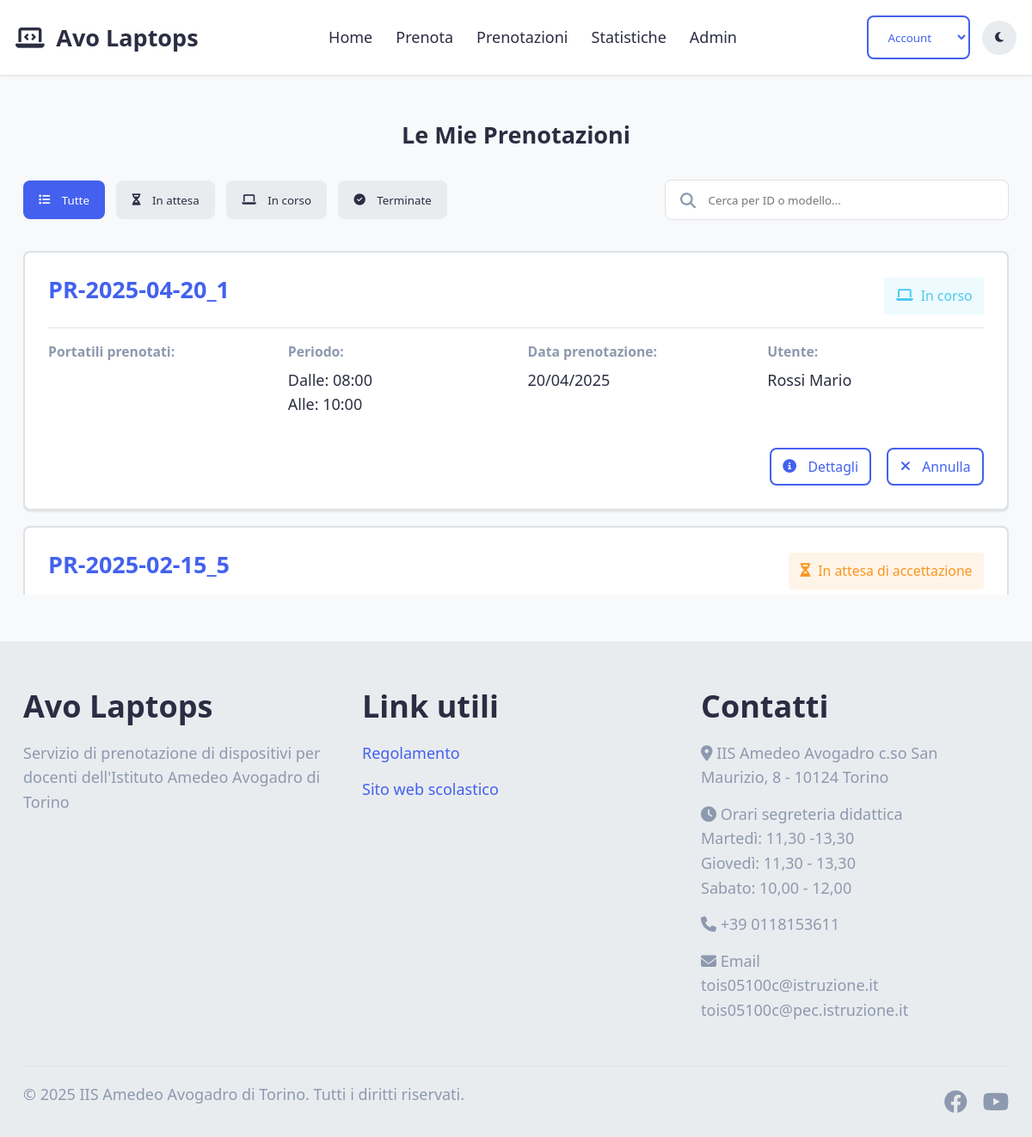
Page /php/reservation/prenotazioni.php (signed in) on the earlier database version.
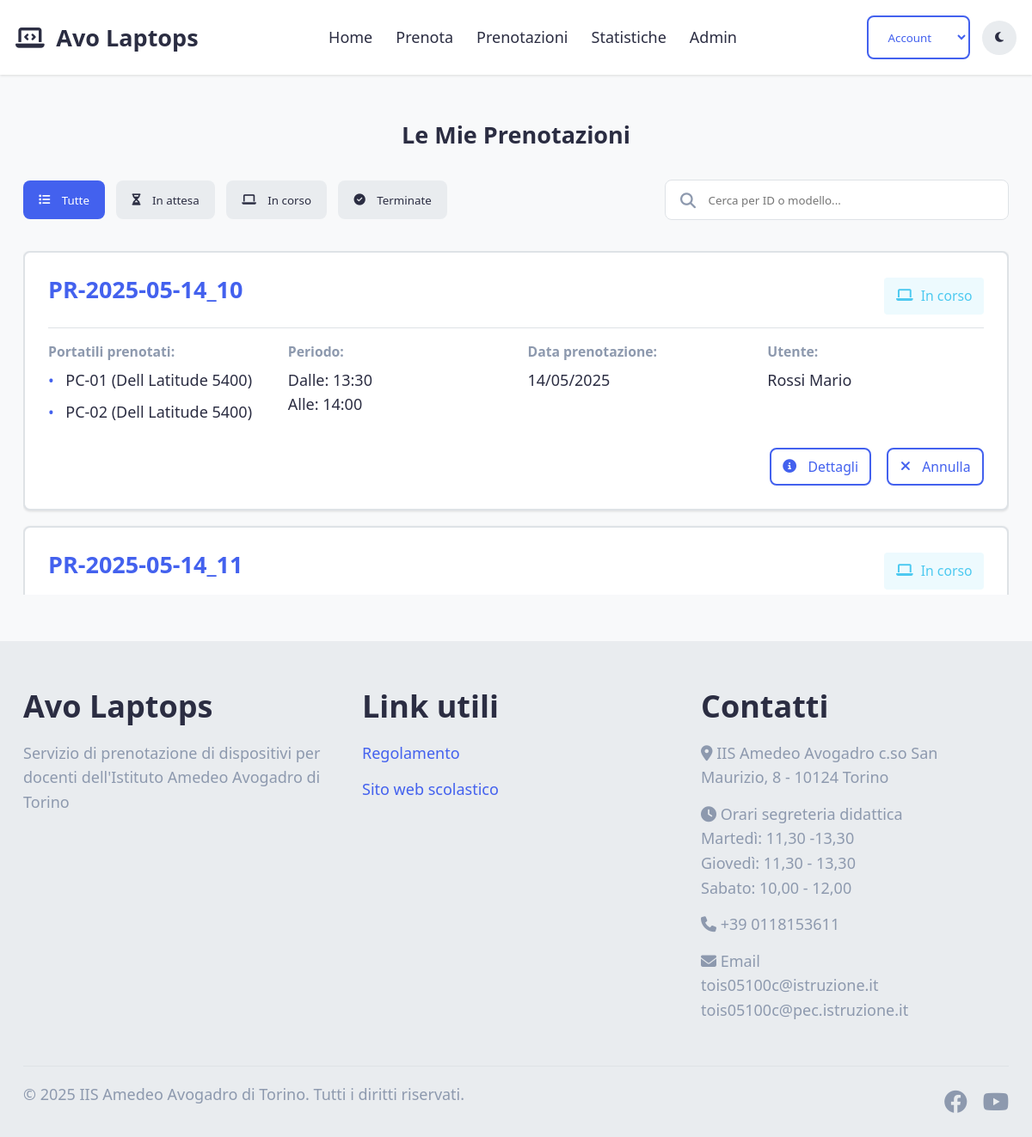
Same page on the later database version.
### tables this page shows
CREATE TABLE `reservations` (
  `res_id` int(11) NOT NULL,
  `res_start_time` time DEFAULT NULL,
  `res_end_time` time DEFAULT NULL,
  `res_day` date DEFAULT NULL,
  `res_flag` tinyint(1) DEFAULT NULL,
  `res_user` int(11) DEFAULT NULL
);

CREATE TABLE `users` (
  `u_id` int(11) NOT NULL,
  `u_name` varchar(50) DEFAULT NULL,
  `u_surname` varchar(50) DEFAULT NULL,
  `u_email` varchar(64) DEFAULT NULL,
  `u_cf` varchar(16) DEFAULT NULL,
  `u_password` varchar(61) DEFAULT NULL,
  `u_role` int(11) DEFAULT NULL,
  `u_authorized` tinyint(1) DEFAULT NULL,
  `u_token` varchar(65) DEFAULT NULL
);

CREATE TABLE `laptops_reservations` (
  `lap_id` int(11) NOT NULL,
  `res_id` int(11) NOT NULL
);

CREATE TABLE `laptops` (
  `lap_id` int(11) NOT NULL,
  `lap_model` int(11) DEFAULT NULL,
  `lap_locker` int(11) DEFAULT NULL,
  `lap_name` varchar(40) DEFAULT NULL,
  `lap_status` int(11) DEFAULT NULL
);

CREATE TABLE `models` (
  `mod_id` int(11) NOT NULL,
  `mod_name` varchar(50) DEFAULT NULL,
  `mod_RAM` int(11) DEFAULT NULL,
  `mod_memory` int(11) DEFAULT NULL
);

### php/reservation/prenotazioni.php (the view, shortened to what the changed rows need)
<!DOCTYPE html>
<html lang="it" data-theme="light">
<head>
    <link rel="stylesheet" href="../../css/styles.css">
    <link rel="stylesheet" href="../../css/reservations.css">
    <link rel="stylesheet" href="../../css/responsive.css">
    <link rel="stylesheet" href="https://cdnjs.cloudflare.com/ajax/libs/font-awesome/6.4.0/css/all.min.css">
</head>
<body id="home">
    <?php
    $status = array(
        1 => 'pending',
        0 => 'active',
        -1 => 'completed'
    );
    $conn = connectToDatabase();
    $reservations_result = $conn->query("
    SELECT r.res_id, r.res_start_time, r.res_end_time, r.res_day, r.res_flag, u.u_name, u.u_surname
    FROM reservations r
    INNER JOIN users u ON u.u_id = r.res_user
    WHERE u.u_id = " . $_SESSION['id'] . "
    ORDER BY res_day DESC, res_start_time DESC
");
    $reservations = array();
    if ($reservations_result) {
        while ($reservation = $reservations_result->fetch_assoc()) {
            $res_id = $reservation['res_id'];
            $laptops_result = $conn->query("
            SELECT l_r.lap_id, m.mod_name, l.lap_name, loc.lock_class
            FROM laptops_reservations l_r
            INNER JOIN laptops l ON l.lap_id = l_r.lap_id
            INNER JOIN models m ON m.mod_id = l.lap_model
            INNER JOIN lockers loc ON l.lap_locker = loc.lock_id
            WHERE l_r.res_id = " . $res_id
            );
            $laptops = array();
            if ($laptops_result) {
                while ($laptop = $laptops_result->fetch_assoc()) {
                    $laptops[] = $laptop;
                }
            }
            $reservation['laptops'] = $laptops;
            $reservations[] = $reservation;
        }
    }
    ?>
    <main>
        <section id="prenotazioni" class="my-bookings-section">
            <div class="main-container">
                <h2 class="section-header">Le Mie Prenotazioni</h2>
                <div class="bookings-list">
                    <?php if (isset($reservations) && !empty($reservations)): ?>
                        <?php foreach ($reservations as $reservation): ?>
                            <div class="booking-card <?php echo $status[$reservation["res_flag"]] ?>"
                                data-booking-id="PR-2023-001">
                                <div class="booking-header">
                                    <h3 class="booking-id">
                                        <?php echo "PR-" . $reservation["res_day"] . "_" . $reservation["res_id"] ?>
                                    </h3>
                                    <?php if ($reservation["res_flag"] == 0): ?>
                                        <span class="booking-status pending">
                                            <i class="fas fa-hourglass-half"></i> In attesa di accettazione
                                        </span>
                                    <?php elseif ($reservation["res_flag"] == 1): ?>
                                        <span class="booking-status active">
                                            <i class="fas fa-laptop"></i> In corso
                                        </span>
                                    <?php else: ?>
                                        <span class="booking-status completed">
                                            <i class="fas fa-check-circle"></i> Terminata
                                        </span>
                                    <?php endif ?>
                                </div>
                                <div class="booking-details">
                                    <div class="detail-group">
                                        <h4 class="detail-label">Portatili prenotati:</h4>
                                        <ul class="laptops-list">
                                            <?php foreach ($reservation['laptops'] as $laptop): ?>
                                                <li><?php echo $laptop['lap_name'] . " (" . $laptop['mod_name'] . ")" ?></li>
                                            <?php endforeach; ?>
                                        </ul>
                                    </div>
                                    <div class="detail-group">
                                        <h4 class="detail-label">Periodo:</h4>
                                        <p><?php echo "Dalle: " . substr($reservation["res_start_time"], 0, -3) . "  <br>Alle: " . substr($reservation["res_end_time"], 0, -3); ?>
                                        </p>
                                    </div>
                                    <div class="detail-group">
                                        <h4 class="detail-label">Data prenotazione:</h4>
                                        <p><?php echo date("d/m/Y", strtotime($reservation["res_day"])); ?></p>
                                    </div>
                                    <div class="detail-group">
                                        <h4 class="detail-label">Utente:</h4>
                                        <p><?php echo $reservation["u_surname"] . " " . $reservation["u_name"] ?></p>
                                    </div>
                                </div>
                                <div class="booking-actions">
                                    <button class="btn btn-outline btn-small">
                                        <i class="fas fa-info-circle"></i> Dettagli
                                    </button>
                                    <button class="btn btn-outline btn-small cancel-booking">
                                        <i class="fas fa-times"></i> Annulla
                                    </button>
                                </div>
                            </div>
                        <?php endforeach ?>
                    <?php endif ?>
                </div>
            </div>
        </section>
    </main>
</body>
</html>

Differences in the rows shown:
no longer on this page (row unchanged): reservations: res_day "2025-04-20", res_id "1", res_flag 1 (drawn), res_start_time "08:00", res_end_time "10:00", res_day "20/04/2025", res_user.u_surname "Rossi", res_user.u_name "Mario"
no longer on this page (row unchanged): reservations: res_day "2025-02-15", res_id "5", res_flag 0 (drawn)
added reservations: res_day "2025-05-14", res_id "10", res_flag 1 (drawn), res_start_time "13:30", res_end_time "14:00", res_day "14/05/2025", res_user.u_surname "Rossi", res_user.u_name "Mario"
added laptops_reservations: lap.lap_name "PC-01", models.mod_name "Dell Latitude 5400"
added laptops_reservations: lap.lap_name "PC-02", models.mod_name "Dell Latitude 5400"
added reservations: res_day "2025-05-14", res_id "11", res_flag 1 (drawn)
